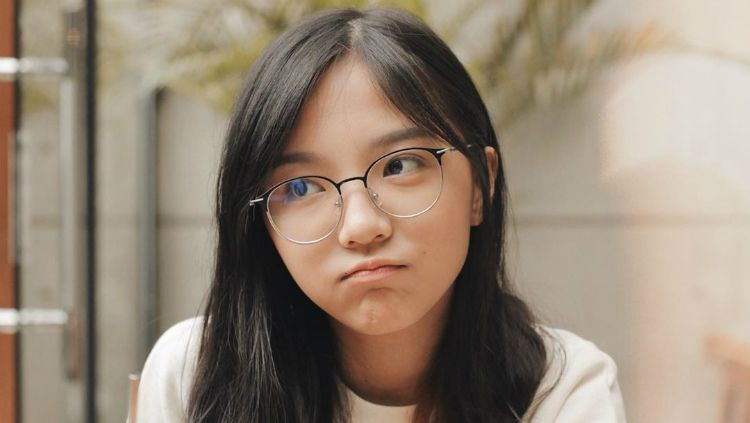
#> input picture Python/Open CV/Tugas Magang Open CV/misellia.jpg, 750 x 423 px
$ python Tugas1.py
#> lines starting #> are read from the running program, lines starting #| are printed output that depends on the picture; after the words box and inside, x2 and y2 are one past the last pixel; in counts of white or black regions, pixels touching at a corner belong together
import cv2
import os
#load image
img = cv2.imread("misellia.jpg")
#> img is the input picture: shape (423, 750, 3); mean B, G, R 116.8, 133.5, 148.5

#crop
crop_img = img[:, 100:650]
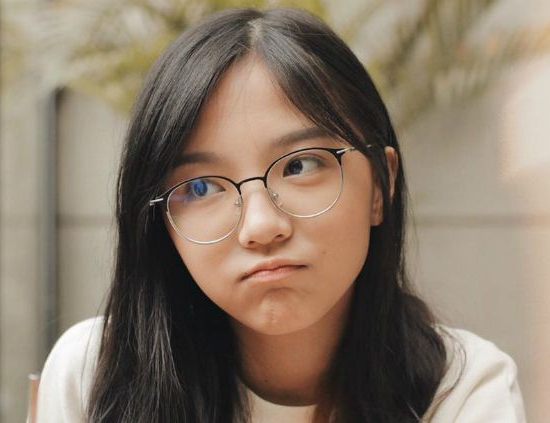
#> crop_img: shape (423, 550, 3); mean B, G, R 105.5, 122.1, 137.5

#resize
scalePercent = 60
width = int(crop_img.shape[1] * scalePercent/100)
#> width = 330
height = int(crop_img.shape[0] * scalePercent/100)
#> height = 253
dim = (width, height)
#> dim = (330, 253)
resizeImg = cv2.resize(crop_img, dim, interpolation=cv2.INTER_AREA)

'''
some other function
'''
#rotate
(h, w) = resizeImg.shape[:2]
#> h = 253; w = 330
center = (w/2, h/2)
#> center = (165, 126.5)
Matrix = cv2.getRotationMatrix2D(center, 180, 1.0)
rotatedImg = cv2.warpAffine(resizeImg, Matrix, (w, h))
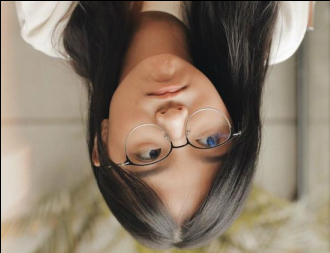
#> rotatedImg: shape (253, 330, 3); mean B, G, R 104.6, 121.1, 136.4

#blur
imgBlur = cv2.GaussianBlur(resizeImg, (7, 7), 0)

#canny
imgCanny = cv2.Canny(resizeImg, 100, 200)
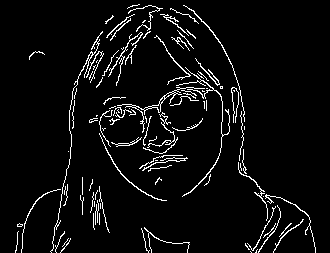
#> imgCanny: shape (253, 330); 5.1% white in thin lines or dots, all inside (x1, y1, x2, y2) = (15, 4, 316, 253)

#gray->blur->edges
grayImg = cv2.cvtColor(resizeImg, cv2.COLOR_BGR2GRAY)
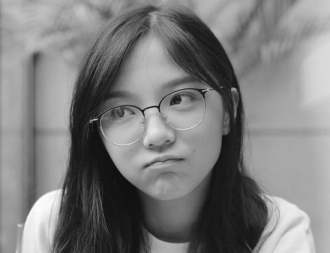
#> grayImg: shape (253, 330); min 12, max 253, mean 124.8
blurred = cv2.medianBlur(grayImg, 5)
edges = cv2.adaptiveThreshold(blurred, 255,
cv2.ADAPTIVE_THRESH_MEAN_C, cv2.THRESH_BINARY, 9, 9)
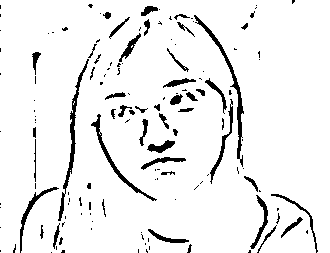
#> edges: shape (253, 330); 93.1% white; 142 black regions (93 under 20 px), largest, box (x1, y1, x2, y2) and area: (194, 15, 244, 167) 621, (58, 59, 89, 221) 579, (91, 114, 157, 201) 422

#cartoonize
color = cv2.bilateralFilter(resizeImg, 9, 250, 250)
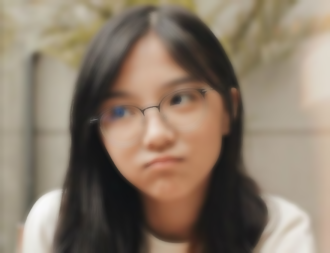
#> color: shape (253, 330, 3); mean B, G, R 105.5, 122.2, 137.5
cartoon = cv2.bitwise_and(color, color, mask=edges)
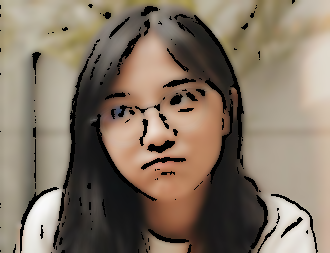
#> cartoon: shape (253, 330, 3); mean B, G, R 100.6, 116.3, 130.6

#to show an array of images
def showImgs(images):
    for index, image in enumerate(images):
        cv2.imshow(str(index), image)
#> this loop made 7 passes

def detectNameFormat(string):
    string = string[::-1]
    point = string.index(".")
    slash = string.index("\\")
    name = string[slash-1:point:-1]
    formatFile = string[point-1::-1]
    return name, formatFile

def showProp(image, path):
    print("Image Properties")
    print("Shape  :",image.shape)
    print("Size   :", os.path.getsize(path)/1000, "KB")
    print("Path   :", path)
    name, formatFile = detectNameFormat(path)
    print("Name   :", name)
    print("Format :", formatFile)

def main():
    print("Welcome to Image Viewer!, if you want to view other image, you can press c")
    print("1st Run: Show Some OpenCV Functions")
    print("\nPress Esc to Close Program")
    isCustom = False
    images = [img, resizeImg, rotatedImg, imgBlur, imgCanny, cartoon, grayImg]
    while True:
        if(not isCustom):
            showImgs(images)
        else:
            cv2.imshow("Press M to View Misellia :D", source)


         #ASCII esc = 27, and waitkey 1 = wait 1ms
        k = cv2.waitKey(1) & 0xFF
#> (key Esc is pressed here)
        if k == 27:
            break
        #c for custom
        elif k == ord('c'):
            isCustom = True
            cv2.destroyAllWindows()
            path = input("Please input an absolute path to the image:")
            try:
                source = cv2.imread(f'{path}')
                showProp(source, path)
            except AttributeError:
                print("That is an invalid path")
                isCustom = False
        #m for misel
        elif k == ord('m'):
            cv2.destroyAllWindows()
            isCustom = False
            continue

main()

$ run again, with Python/Open CV/Tugas Magang Open CV/street.jpg copied over Python/Open CV/Tugas Magang Open CV/misellia.jpg
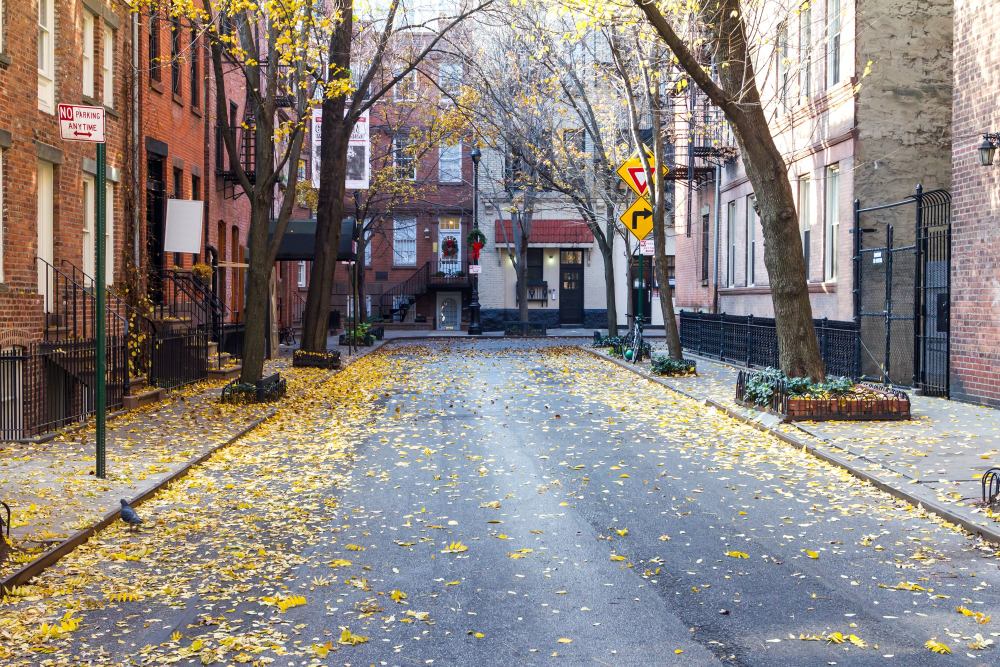
#> input picture Python/Open CV/Tugas Magang Open CV/street.jpg, 3000 x 2000 px (shown at 1/3 size)
#> img is the input picture: shape (2000, 3000, 3); mean B, G, R 128.5, 133, 140.8
#> `imgCanny = cv2.Canny(resizeImg, 100, 200)`:
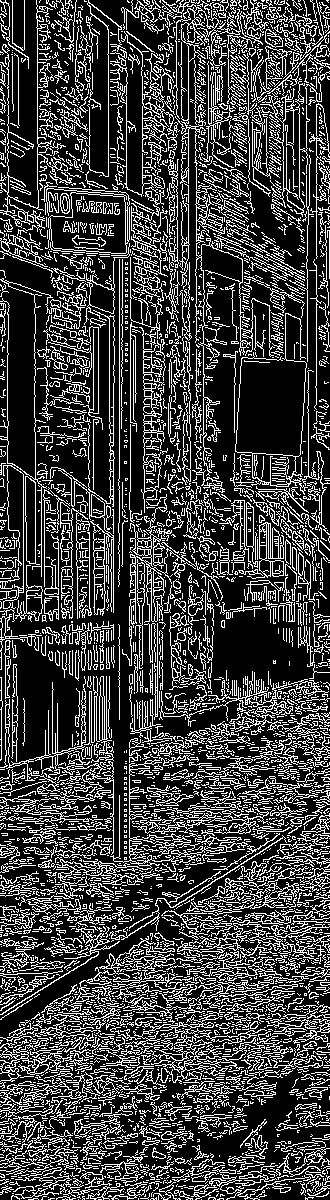
#> imgCanny: shape (1200, 330); 25.5% white in thin lines or dots
#> edges: shape (1200, 330); 76.6% white; 2145 black regions (1366 under 20 px), largest, box (x1, y1, x2, y2) and area: (306, 139, 328, 527) 2683, (74, 251, 119, 573) 2212, (82, 2, 127, 182) 1694
#> `cartoon = cv2.bitwise_and(color, color, mask=edges)`:
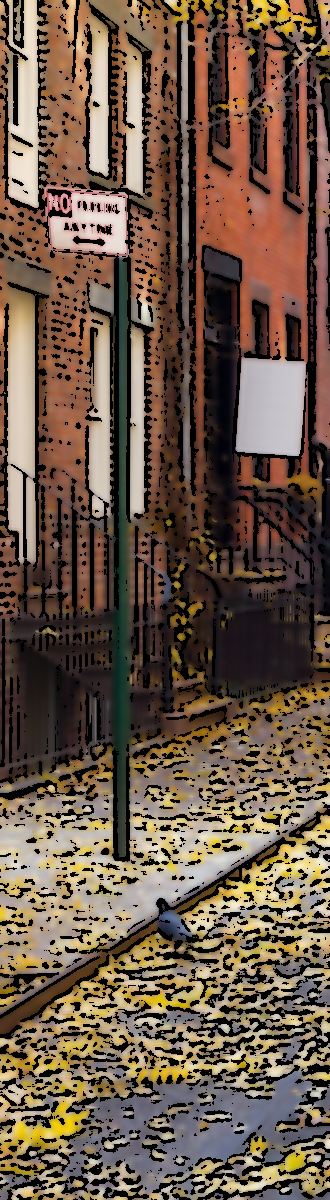
#> cartoon: shape (1200, 330, 3); mean B, G, R 71.9, 88.8, 108.7
#> the loop in showImgs, `for index, image in enumerate(images):` made 7 passes
